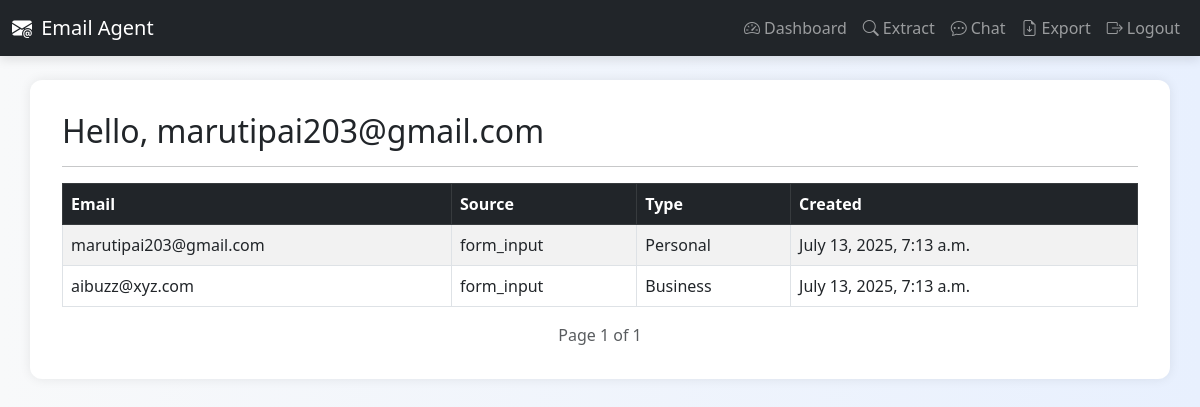
Page /extract/dashboard/ (signed in) on the committed database.
### extractor/models.py (models this page shows, shortened)
class Contact(models.Model):
    email = models.EmailField()
    source = models.CharField(max_length=100)
    contact_type = models.CharField(max_length=20, choices=[
        ('personal', 'Personal'),
        ('business', 'Business'),
        ('spam', 'Spam')
    ])
    user = models.ForeignKey(User, on_delete=models.CASCADE)
    created_at = models.DateTimeField(auto_now_add=True)

### extractor/views.py (the view)
# urls.py: path('dashboard/', dashboard_view, name='dashboard'),
@login_required
def dashboard_view(request):
    contact_list = Contact.objects.filter(user=request.user).order_by("-created_at")
    paginator = Paginator(contact_list, 10)  # Show 10 contacts per page
    page_number = request.GET.get("page")
    page_obj = paginator.get_page(page_number)
    return render(request, "dashboard.html", {"page_obj": page_obj})

### extractor/templates/dashboard.html (shortened to what this page needs)
{% extends 'base.html' %}
{% block content %}
<h2>Hello, {{ user.username }}</h2>
<hr>
{% if page_obj %}
    {% if page_obj.object_list %}
        <table class="table table-bordered table-striped">
            <thead class="table-dark">
                <tr>
                    <th>Email</th>
                    <th>Source</th>
                    <th>Type</th>
                    <th>Created</th>
                </tr>
            </thead>
            <tbody>
                {% for contact in page_obj %}
                <tr>
                    <td>{{ contact.email }}</td>
                    <td>{{ contact.source }}</td>
                    <td>{{ contact.contact_type|title }}</td>
                    <td>{{ contact.created_at }}</td>
                </tr>
                {% endfor %}
            </tbody>
        </table>
        <div class="d-flex justify-content-between align-items-center">
            <span class="text-muted">Page {{ page_obj.number }} of {{ page_obj.paginator.num_pages }}</span>
        </div>
    {% else %}
        <div class="alert alert-info mt-4">No contacts extracted yet.</div>
    {% endif %}
{% endif %}
{% endblock %}

### templates/base.html (style rules this page uses)
body { background: linear-gradient(to right, #f8f9fa, #e8f0fe); min-height: 100vh; font-family: 'Segoe UI', sans-serif; }

### rows in the picture
Contact: email "marutipai203@gmail.com", source "form_input", contact_type "Personal", created_at "July 13, 2025, 7:13 a.m."
Contact: email "aibuzz@xyz.com", source "form_input", contact_type "Business", created_at "July 13, 2025, 7:13 a.m."

### other values in the picture
{{ user.username }} "marutipai203@gmail.com"
{{ page_obj.number }} "1"
{{ page_obj.paginator.num_pages }} "1"
